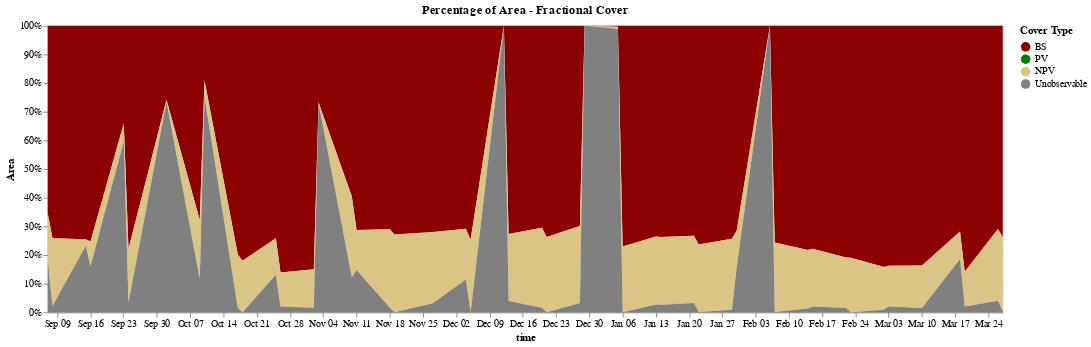

Source (notebook cell):
### Markdown cell above
as well as a [Vega](https://vega.github.io/vega/) chart implemented by the [altair](https://altair-viz.github.io/) library:

### Code cell
results['chart']

### Figure 1 — Vega-Lite specification as saved in the notebook (floating-point values rounded to 4 significant figures; data arrays with more than 128 entries replaced by an {"elided": "..."} marker saying what was removed)
{"config": {"view": {"continuousWidth": 400, "continuousHeight": 300}}, "data": {"name": "data-dc3cac2509c7ad4fd1a122bba40e59f8"}, "mark": "area", "encoding": {"color": {"type": "nominal", "field": "Cover Type", "scale": {"domain": ["BS", "PV", "NPV", "Unobservable"], "range": ["#8B0000", "green", "#dac586", "grey"]}}, "tooltip": [{"type": "temporal", "field": "time", "format": "%d %B, %Y", "title": "Date"}, {"type": "quantitative", "field": "Area"}, {"type": "nominal", "field": "Cover Type"}], "x": {"type": "temporal", "field": "time"}, "y": {"type": "quantitative", "field": "Area", "stack": "normalize"}}, "height": 300, "title": "Percentage of Area - Fractional Cover", "width": 1000, "$schema": "https://vega.github.io/schema/vega-lite/v4.8.1.json", "datasets": {"data-dc3cac2509c7ad4fd1a122bba40e59f8": {"elided": "196 records"}}}
